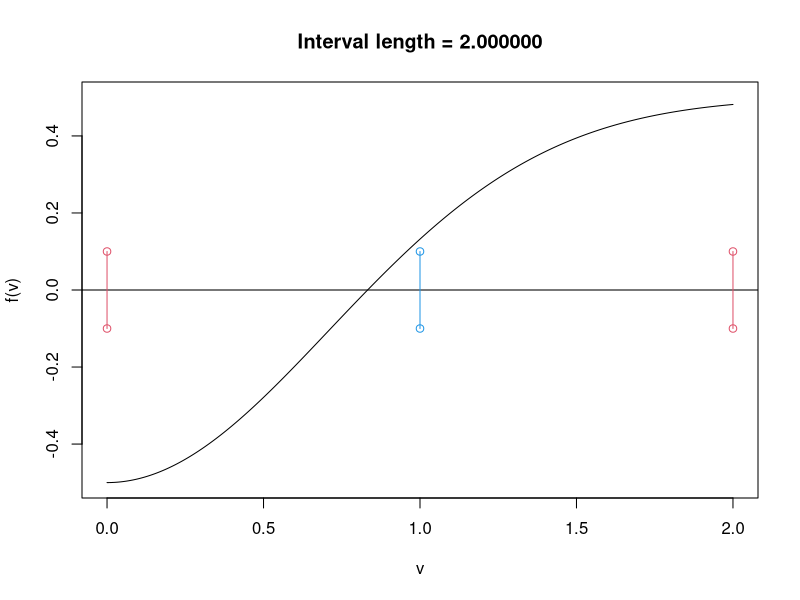
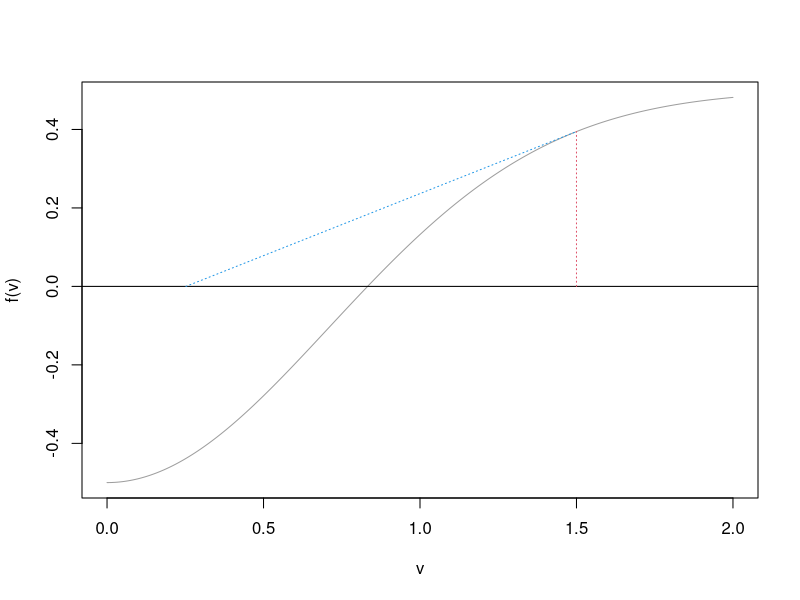

R code for these plots, in order:
f <- function(x) .5-exp(-(x^2))
v <- seq(0,2,length=1000)
plt <- function(f,a0,b0)
{
   plot(v,f(v),type="l", ylim=c(-.5,.5), xlim=c(0,2),
   main=sprintf("Interval length = %f", (b0-a0)))
   abline(h=0)
   segments(a0,.1,a0,-.1,col=2,lty=1)
   points(a0,.1,col=2)
   points(a0,-.1,col=2)
   segments(b0,.1,b0,-.1,col=2,lty=1)
   points(b0,.1,col=2)
   points(b0,-.1,col=2)
   segments(mean(c(a0,b0)), .1, mean(c(a0,b0)), -.1, col=4, lty=1)
   points(mean(c(a0,b0)),.1,col=4)
   points(mean(c(a0,b0)),-.1,col=4)
}
iter1 <- function(f,I)
{
   m = mean(I)
   if( f(I[1])*f(m) < 0 ) return( c(I[1],m) ) else return( c(m, I[2]) ) 
}
I <- c(0,2)
f <- function(x) .5-exp(-(x^2))
a0 <- I[1]; b0 <- I[2]; 
plt(f, a0, b0) 
I = iter1(f,I)

bisect <- function(f, a, b, tol)
{
   I <- c(a,b) 
   L <- I[2]-I[1]
   while( L > tol ) 
   {
      m <- mean(I) 
      if( f(m)*f(I[1]) < 0 ) I = c(I[1],m) else I = c(m,I[2]) 
      L <- I[2]-I[1]
   }
   return(mean(I))
}
fn <- function(x) .5-exp(-(x^2))
bisect(fn,0,2,1e-6)
fn(.8325543)

X <- rnorm(100)  
fn <- function(t) sum(X-t) 
c( fn(-1), fn(1) ) 
bisect(fn, -1, 1, 1e-7)
mean(X)

f <- function(x) .5-exp(-(x^2)) 
df <- function(x) 2*x*exp(-(x^2))
v <- seq(0,2,length=1000)
plot(v,f(v),type="l",col=8)
abline(h=0)
x0 <- 1.5
segments(x0,0,x0,f(x0),col=2,lty=3)
slope <- df(x0) 
g <- function(x) f(x0) + slope*(x - x0)
v = seq(x0 - f(x0)/df(x0),x0,length=1000)
lines(v,g(v),lty=3,col=4)
x0 <- x0 - f(x0)/df(x0)

newton <- function(x0, f, df, d2f, tol=1e-4, pr=FALSE)  
{
   k <- 1
   fval <- f(x0) 
   grad <- df(x0) 
   hess <- d2f(x0) 
   xk_1 <- x0 
   
   cond1 <- sqrt( sum(grad^2) ) 
   cond2 <- Inf
   if( (cond1 < tol) ) return(x0) 
   
   while( (cond1 > tol) & (cond2 > tol) ) 
   {

      L <- 1
      bool <- TRUE 
      while(bool == TRUE) 
      {

         xk <- xk_1 - L * solve(hess) %*% grad
         if( f(xk) > fval ) 
         {
  
            bool = FALSE 
            grad <- df(xk) 
            fval <- f(xk)
            hess <- d2f(xk)  
         } else 
         {
           L = L/2
           if( abs(L) < 1e-20 ) return("Failed to find uphill step - try new start values")
         }

      }
      
      cond1 <- sqrt( sum(grad^2) ) 
      cond2 <- sqrt( sum( (xk-xk_1)^2 ))/(tol + sqrt(sum(xk^2)))
      k <- k + 1
      xk_1 <- xk 
     
   
   }

   if(pr == TRUE) print( sprintf("Took %i iterations", k) )
   return(xk)

}

## Ex 1 ## 
f <- function(x) exp(-(x^2)) 
df <- function(x) -2*x*f(x) 
d2f <- function(x) -2*f(x)-2*x*df(x) 
newton(2/3, f, df, d2f, 1e-7)

## Ex 2 ## 
X <- rnorm(100, mean=2, sd=sqrt(4))
n <- 100 
f <- function(t) 
{ 
    if( t[2] > 0) 
    { 
       return( sum( dnorm(X, mean=t[1], sd=sqrt(t[2]), log=TRUE) ) )
    } else 
    {
       return(-Inf) 
    }
}
df <- function(t) 
{ 
 mu <- t[1]; sig <- t[2]; 
 g <- rep(0,2) 
 g[1] <- (1/sig) * sum(X - mu) 
 g[2] <- (-n/(2*sig)) + sum( (X-mu)^2 )/(2*sig^2)
 return(g)
}
d2f <- function(t)
{
 mu <- t[1]; sig <- t[2]; 
 h <- matrix(0,2,2) 
 h[1,1] <- -n/sig
 h[2,2] <- (n/(2*sig^2)) - sum( (X-mu)^2 )/(sig^3)
 h[1,2] <- -sum( (X-mu) )/(sig^2)
 h[2,1] <- h[1,2]
 return(h)
}
newton( c(0,1), f, df, d2f)
c( mean(X), (n-1)*var(X)/n)

## Ex 3 ## 
n <- 100
X <- rgamma(n, shape=2, scale=3)
f <- function(t) 
{
    a <- t[1]; b <- t[2]; 
    if( (a > 0) & (b > 0) )
    {
       return( sum( dgamma(X, a, scale=b, log=TRUE) ) ) 
    } else
    {
       return(-Inf) 
    }
}
df <- function(t)
{
   g=c(0,0)
   a <- t[1]; b <- t[2]; 
   if( (a > 0) & (b > 0) )
   {
      g[1] <- -n*digamma(a) - n*log(b) + sum(log(X)) 
      g[2] <- -n*a/b + sum(X)/(b^2)
   } else
   {
     g <- c(-Inf, -Inf) 
   }
  return(g)
}
d2f <- function(t)
{
   h = matrix(0,2,2) 
   a <- t[1]; b <- t[2]; 
   if( (a>0) & (b>0) ) 
   {
      h[1,1] = -n*trigamma(a) 
      h[2,2] = n*a/(b^2) - 2*sum(X)/(b^3)
      h[1,2] = -n/b
      h[2,1] = -n/b
   } else
   {
     h <- matrix(-Inf, 2, 2)
   }
 return(h)
}
newton( c(1,5), f, df, d2f)
n <- 1e4
X = rgamma(n, shape=3, scale=7)
newton( c(1,5), f, df, d2f)

## Ex 4 ## 
n <- 100 
Beta <- c(.5, 1.2, -1.8, 3.6, 2.1) 
X <- cbind( rep(1,n), rnorm(n), rnorm(n), rnorm(n), rnorm(n) )
Y <- rep(0,n)
for(i in 1:n) Y[i] <- sum( Beta * X[i,] ) +  rnorm(1)

p <- ncol(X)  
L <- function(B) 
{
   like <- 0 
   for(i in 1:n)
   {
   
      mu_i <- sum( X[i,] * B ) 
      like <- like + dnorm(Y[i], mean=mu_i, sd=1, log=TRUE) 
      
   }
   
   return(like)
   
}

dL <- function(B) 
{
    grad <- rep(0, p) 
    for(i in 1:n)
    {
    
       mu_i <- sum( X[i,] * B )
       
       for(j in 1:p)
       {
       
          grad[j] <- grad[j] + X[i,j]*(Y[i] - mu_i)
          
       }
       
    }
    
    return(grad) 
    
}
d2L <- function(B) 
{

   H <- matrix(0, p, p) 
   for(i in 1:n)
   {
   
      for(j in 1:p)
      {
      
         for(k in 1:p)
         {
         
            H[j,k] <- H[j,k] - X[i,j]*X[i,k]
            
         }
         
      }
   
   }
   
   return(H)
   
}
newton(rep(0,p), L, dL, d2L)
lm(Y ~ X[,2] + X[,3] + X[,4] + X[,5])$coef
